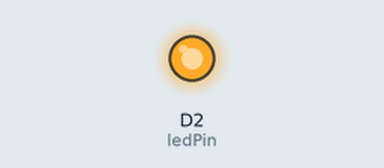
Simulated run of this sketch. Board: ESP8266 (NodeMCU). On the bench: output pins drawn as LEDs (lit = HIGH). WiFi joins after 1.5 s; servers stay silent unless stated; what the sketch prints to the serial monitor is not drawn.

Above: at 0.1 s.
Timing chart, 0 to 1.6 s (numbered marks = the images above):
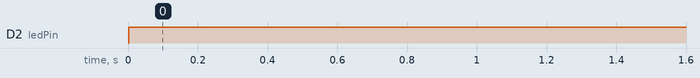

The sketch:

Ex15.ino
```cpp
#include <ESP8266WiFi.h>
#include <ThingSpeak.h>

const char* ssid = "Simon";
const char* pass = "Suiiiiiiii!";
WiFiClient client;
unsigned long channelID = 2397519;        // your TS channel
const char* APIKey = "08JET6OE2DENHIWL";  // your TS API
const char* server = "api.thingspeak.com";
const int postDelay = 5 * 1000;  // post data every 5 seconds

const int ledPin = D2;

void setup() {
  Serial.begin(115200);
  WiFi.begin(ssid, pass);

  pinMode(ledPin, OUTPUT);  // Initialize the LED pin as an output
}

void loop() {
  float data = WiFi.RSSI();  // Get the current RSSI value
  Serial.print("RSSI: ");
  Serial.println(data);

  int ledState;


  if (data > -60) {
    digitalWrite(ledPin, HIGH);
    ledState = 1;
  } else {
    digitalWrite(ledPin, LOW);
    ledState = 0;
  }

  ThingSpeak.begin(client);
  client.connect(server, 80);    //connect(URL, Port)
  ThingSpeak.setField(1, data);  //set RSSI data on field 1
  ThingSpeak.setField(2, ledState);  //set LED state on field 2

  ThingSpeak.writeFields(channelID, APIKey);  //post everything to TS
  client.stop();

  delay(postDelay);  //wait and then post
}
```

Measured:
- by itself, D2 (ledPin): LOW → HIGH at 0.00 s
